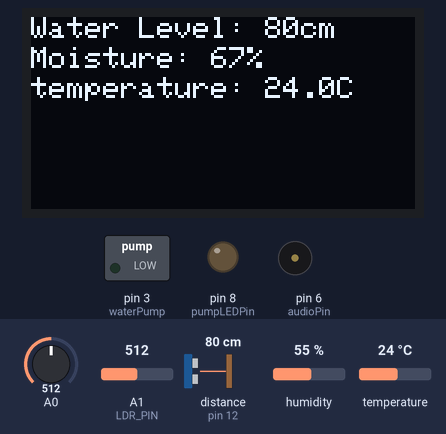
The sketch below on a simulated Arduino Uno, built with avr-gcc and run on an emulated ATmega328P. Shown: 128×64 one-colour display, switched loads named in the sketch (green lamp = pin HIGH), output pins drawn as LEDs (lit = HIGH), buzzer (waves = sounding). Wiring (inferred from the names in the program): ultrasonic range finder: trigger pin 13; echo pin 12. The inputs (shaded band) are chosen by the test bench; at power-on: A0 = 512, distance to the obstacle (sensor on pin 12) 80 cm, temperature 24 °C, humidity 55 %, A1 (LDR_PIN) = 512. The echo pulse lasts 58.3 µs per cm; the local clock reads 2024-03-15 10:24:30 at power-on unless the sketch sets it; pins used as bus, display or sensor lines are not drawn; what the sketch prints to the serial monitor is not drawn.

Above: at 3.0 s.
3.1 s: A0 set to 635
At 5.6 s:
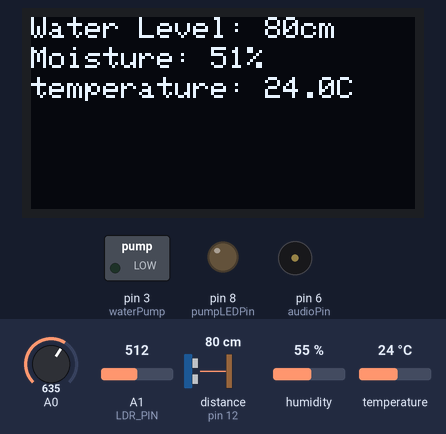
9.4 s: A0 set to 662
At 11.5 s:
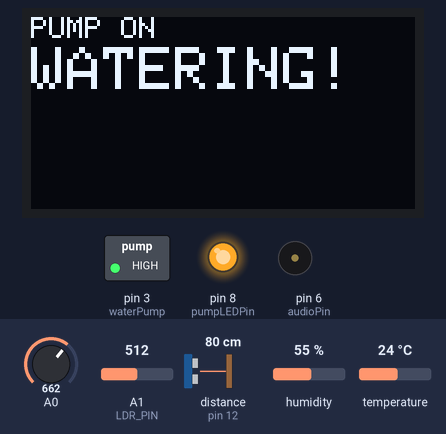
12.5 s: distance to the obstacle (sensor on pin 12) set to 2 cm
At 17.4 s:
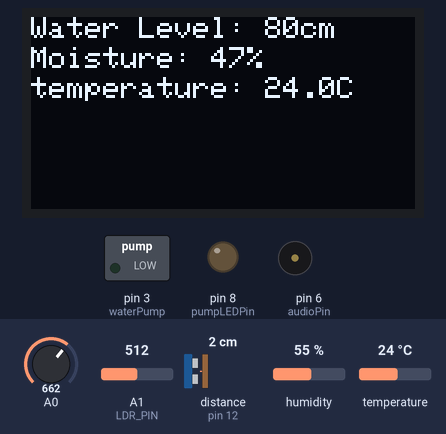
18.8 s: temperature set to 12 °C
At 22.5 s:
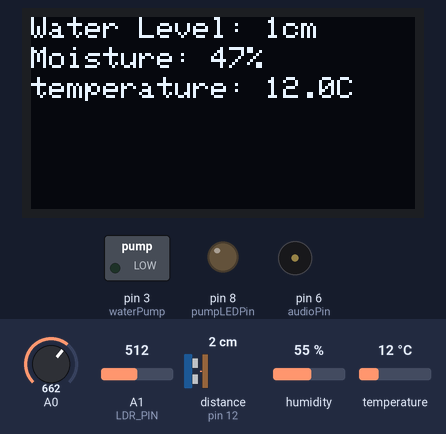
25.1 s: humidity set to 68 %
At 28.9 s:
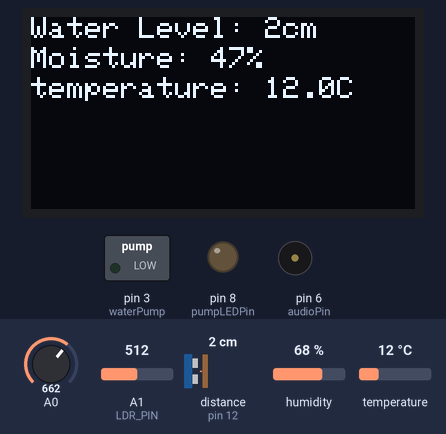
29.7 s: distance to the obstacle (sensor on pin 12) set to 4 cm
At 32.0 s:
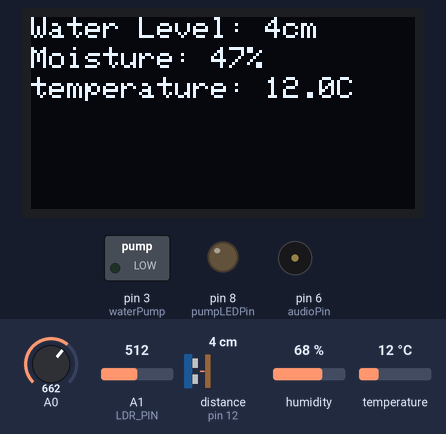
Timing chart, 0 to 33.7 s (numbered marks = the images above; inputs shaded):
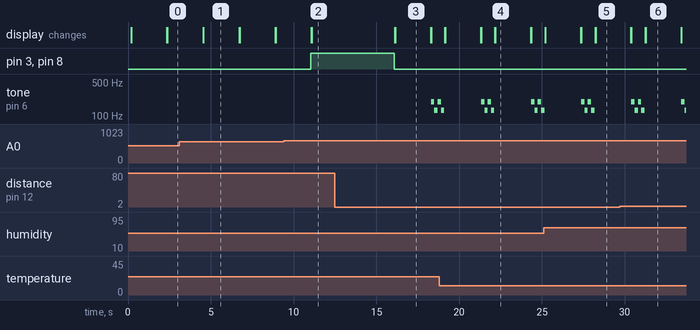

The sketch:

Arduino_Watering_system.ino
```cpp
/*
#####################################################################################
#   File:               Arduino_Watering_system.ino
#   Processor:          Arduino UNO, MEGA
#   Language:     Wiring / C /Fritzing / Arduino IDE
#
# Objectives:         Watering System - Irrigation and Monitoring
#
# Behavior:     When the soil is dry and water level is low
#
#
#   Author:                 Ricardo Silva Moreira
#   Contato:                silvaricardo1997@gmail.com
#   Date:                   23/07/2019
#   place:                  Brazil, Brasília
#   Versão:                19.07.23.Pre-alpha
#
#####################################################################################

*/

/*%%%% DESCRIPTION OF MAIN CONECTIONS %%%%%

 * RTC(Real Time Clock <-> Arduino:
    GND  <-> GND
    +5 V <-> +5 V
    SDA  <-> A4
    SCL  <-> A5

 * Relay <-> Arduino:
    GND  <-> GND
    +5 V <-> +5 V
     IN  <-> D3

 * LCD <-> Arduino:
    GND  <-> GND
    +5 V <-> +5 V
    SDA  <-> SDA
    SCL  <-> SCL

  *BUZZER <-> Arduino:
    + <-> D6
    - <-> GND

  *LED (Pump on indicator) <-> Arduino:
    + <-> D8
    - <-> GND

 *LM-393 DRIVER (moisture sensor) <-> Arduino:
    GND  <-> GND
    +5 V <-> +5 V
    OUT  <-> A0

 *  DHT11 (Temperature and Humidity) <-> Arduino:
    GND  <-> GND
    +5 V <-> +5 V
    OUT  <-> D4

 *LDR (Light Mesure) <-> Arduino:
    + <-> A1
    - <-> GND

 *HC-SR04 (Ultrason) <-> Arduino:
     GND     <-> GND
    +5 V     <-> +5 V
    EchoPin  <-> D12
    TrigPin  <-> D13
 */


#include <SPI.h>
#include <Wire.h>
#include <Adafruit_GFX.h> //for this must add lib file download from Adfruit
#include <Adafruit_SSD1306.h> //for this must add lib file download from adfruit
#include <dht11.h> //For DHT11 sensor
#include "RTClib.h" //For real time module

#define SenseMetricSystem //Definition for HC-SR04 sensor
#define waterPump 3 //Definition water pump on Digital pin 3
#define DHT11PIN 4 //Definition for DHT11 sensor on Digital pin 4
#define audioPin  6 //Definition for Buzzer on Digital pin 6
#define pumpLEDPin 8 // Definition for Buzzer on Digital pin 8
#define triPin 13 //Pulse pin
#define echoPin 12 //Echo pin
#define OLED_RESET 4 //Clear LCD

//LDR Definitions
#define LDR_PIN               1   // Here Analog pin 0
#define MAX_ADC_READING       1023  // 10bit adc 2^10 == 1023
#define ADC_REF_VOLTAGE       5.0 // 5 volts
#define REF_RESISTANCE        10030 // 10k resistor
#define LUX_CALC_SCALAR       12518931 // Formula
#define LUX_CALC_EXPONENT    -1.405  // exponent first calculated with calculator

// frequency musical notes
#define NOTE_C6  1047
#define NOTE_C3  131
#define NOTE_G3  196

dht11 DHT11;
RTC_DS1307 rtc;
char daysOfTheWeek[7][12] = {"Sunday", "Monday", "Tuesday", "Wednesday", "Thursday", "Friday", "Saturday"};
Adafruit_SSD1306 display(OLED_RESET);

void setup() {

  Serial.begin (9600);

  pinMode(DHT11PIN, INPUT);
  pinMode(echoPin, INPUT);
  pinMode(triPin, OUTPUT);
  pinMode(audioPin, OUTPUT);
  pinMode(waterPump, OUTPUT);
  pinMode(pumpLEDPin, OUTPUT);

  display.begin(SSD1306_SWITCHCAPVCC, 0x3C); //initialize with the I2C addr 0x3C (128x64)
  display.clearDisplay();

  if (! rtc.begin()) {
    Serial.println("Couldn't find RTC");
    while (1);
  }

  if (! rtc.isrunning()) {
    Serial.println("RTC is NOT running!");
    // following line sets the RTC to the date & time this sketch was compiled
    // rtc.adjust(DateTime(F(__DATE__), F(__TIME__)));
    // This line sets the RTC with an explicit date & time, for example to set
    // January 21, 2014 at 3am you would call:
    rtc.adjust(DateTime(2019, 07, 22, 19, 39, 0));
  }

}

void loop() {

  long duration, waterLevel;

  int   ldrRawData;
  float resistorVoltage, ldrVoltage;
  float ldrResistance;
  float ldrLux;

  DateTime now = rtc.now();

  // reads the sensors
  int moistureRaw = analogRead(A0);
  int soilMoisture  = map(moistureRaw, 1030,258,0,100);
  int chk = DHT11.read(DHT11PIN);
  // Perform the analog to digital conversion
  ldrRawData = analogRead(LDR_PIN);

  // RESISTOR VOLTAGE_CONVERSION
  resistorVoltage = (float)ldrRawData / MAX_ADC_READING * ADC_REF_VOLTAGE;

  // voltage across the LDR is the 5V supply minus the 5k resistor voltage
  ldrVoltage = ADC_REF_VOLTAGE - resistorVoltage;

  // LDR_RESISTANCE_CONVERSION
  // resistance that the LDR would have for that voltage
  ldrResistance = ldrVoltage/resistorVoltage * REF_RESISTANCE;

  // LDR_LUX
  ldrLux = LUX_CALC_SCALAR * pow(ldrResistance, LUX_CALC_EXPONENT);

  digitalWrite(triPin, LOW);  //PULSE
  delayMicroseconds(2);
  digitalWrite(triPin, HIGH);
  delayMicroseconds(10);
  digitalWrite(triPin, LOW);
  duration = pulseIn(echoPin, HIGH);
  waterLevel = microsecondsToCentimeters(duration);

    Serial.print(now.day(), DEC);
    Serial.print('/');
    Serial.print(now.month(), DEC);
    Serial.print('/');
    Serial.print(now.year(), DEC);
    Serial.print(" (");
    Serial.print(daysOfTheWeek[now.dayOfTheWeek()]);
    Serial.print(") ");
    Serial.print(now.hour(), DEC);
    Serial.print(':');
    Serial.print(now.minute(), DEC);
    Serial.print(':');
    Serial.print(now.second(), DEC);
    Serial.println();

  Serial.print("Soil Moisture(%): "); Serial.println(soilMoisture);
  Serial.print("Water level (cm): "); Serial.println(waterLevel);
  Serial.print("Humidity (%): "); Serial.println((float)DHT11.humidity, 2);
  Serial.print("Temperature (C): "); Serial.println((float)DHT11.temperature, 2);
  Serial.print("LDR Illuminance: "); Serial.print(ldrLux); Serial.println(" lux");
  Serial.println(" ");


// if low water level: plays the low level alarm ##CALIBRATE DISTANCE FOR THE WATER TANK##
  if( waterLevel < 50){

      //Display Low Level on lcd
    display.setCursor(30,0);  //OLED Display
    display.setTextSize(1.5);
    display.setTextColor(WHITE);
    display.print("Water Level");
    display.display();
    display.setCursor(40,10);
    display.setTextSize(2);
    display.setTextColor(WHITE);
    display.print("LOW!");
    display.display();
    display.clearDisplay();

    // plays the alarm sound
    for(int i=0;i<2;i++){
      tone(audioPin, NOTE_G3, 200);
      delay(200);
      tone(audioPin, NOTE_C3, 200);
      delay(200);
      noTone(audioPin);
    }
  }

  if( soilMoisture < 50 && waterLevel > 50){
    // turn the pump on
      digitalWrite(waterPump,HIGH);
      digitalWrite(pumpLEDPin,HIGH);

      //Display pump on, watering
      display.setCursor(0,0);  //OLED Display
      display.setTextSize(1.5);
      display.setTextColor(WHITE);
      display.print("PUMP ON");
      display.display();

      display.setCursor(0,10);  //OLED Display
      display.setTextSize(2);
      display.setTextColor(WHITE);
      display.print("WATERING!");
      display.display();

      display.clearDisplay();

      delay(5000);
     // turn the pump off
      digitalWrite(waterPump, LOW);
      digitalWrite(pumpLEDPin,LOW);
  }

 //Display water level on lcd
  display.setCursor(0,0);  //OLED Display
  display.setTextSize(1.5);
  display.setTextColor(WHITE);
  display.print("Water Level: ");
  display.print(waterLevel);
  display.print("cm");

 //Display soilmoisture on lcd
  display.setCursor(0,10);  //OLED Display
  display.setTextSize(1.5);
  display.setTextColor(WHITE);
  display.print("Moisture: ");
  display.print(soilMoisture);
  display.print("%");
  display.display();

  //Display temperature on lcd
  display.setCursor(0,20);  //OLED Display
  display.setTextSize(1.5);
  display.setTextColor(WHITE);
  display.print("temperature: ");
  display.print((float)DHT11.temperature, 1);
  display.print("C");
  display.display();

  display.clearDisplay();

 delay(2000);
}

long microsecondsToCentimeters(long microseconds) {
   return microseconds / 29 / 2;
}
```

Measured:
- the behaviour switches between 644 and 645 on A0 (found by bisection; images 1 and 2)
- after the input at 3.1 s, the display: first changes after 1.4 s (image 1 shows a later state)
- after the input at 9.4 s, pin 3 (waterPump), pin 8 (pumpLEDPin): LOW → HIGH after 1.6 s; the display: first changes after 1.7 s (image 2 shows a later state)
- after the input at 12.5 s, pin 3 (waterPump), pin 8 (pumpLEDPin): goes on until 16.1 s, then stays LOW; tone on pin 6 (audioPin): silent → 196 Hz after 5.8 s, → 131 Hz 0.20 s later, → 196 Hz 0.20 s later
- what the display in image 1 shows lasts 2.1 s, from 4.6 s to 6.7 s
